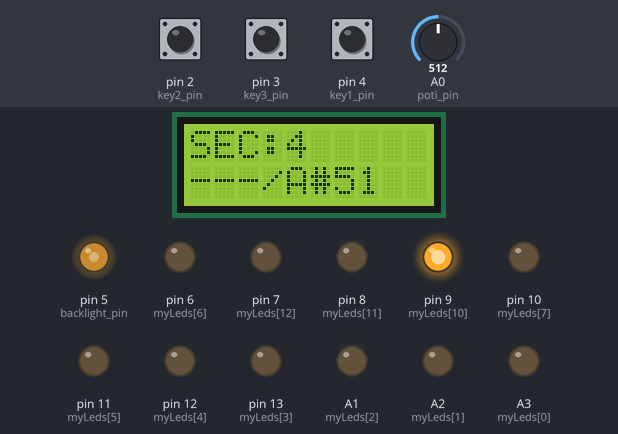
Recording of a sketch running on a simulated Arduino Uno, built with avr-gcc and run on an emulated ATmega328P. On the bench: 10×2 character LCD, output pins drawn as LEDs (lit = HIGH). Dashed ring = blinking. The test bench sets the inputs (shaded band); at power-on: pin 2 (key2_pin) HIGH, pin 4 (key1_pin) HIGH, A0 (poti_pin) = 512, pin 3 (key3_pin) HIGH. Pins used as bus, display or sensor lines are not drawn; what the sketch prints to the serial monitor is not drawn.

Above: at 4.39 s.
4.4 s: pin 2 (key2_pin) pulled LOW for 0.15 s
At 4.71 s:
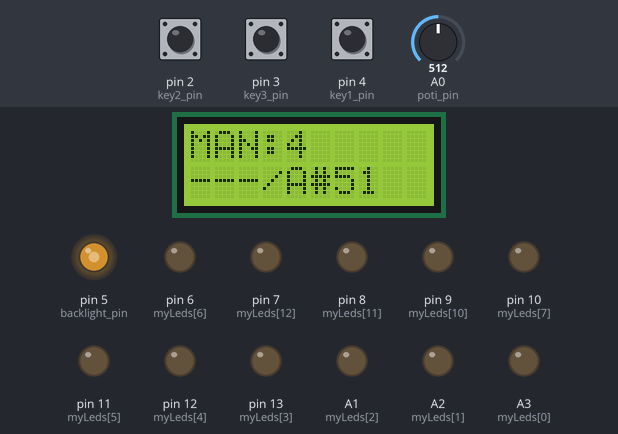
5.1 s: pin 4 (key1_pin) pulled LOW for 0.15 s
At 5.49 s:
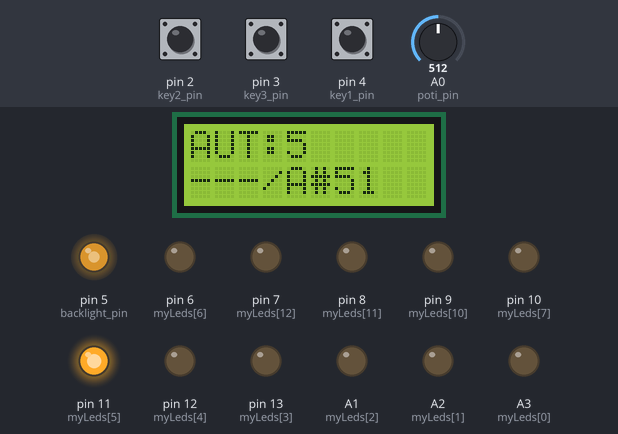
5.8 s: pin 4 (key1_pin) pulled LOW for 1 s
At 6.82 s:
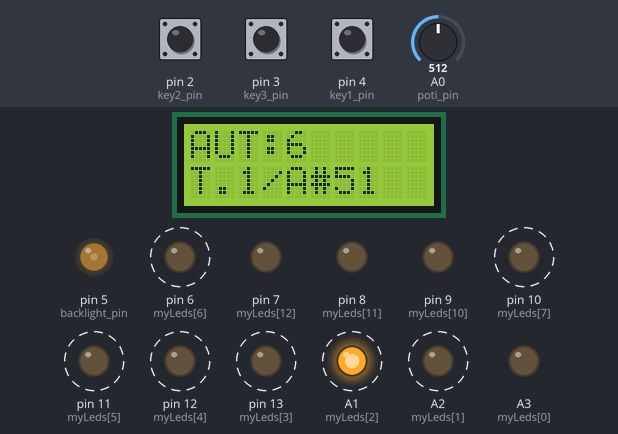
7.4 s: A0 (poti_pin) set to 90
At 8.15 s:
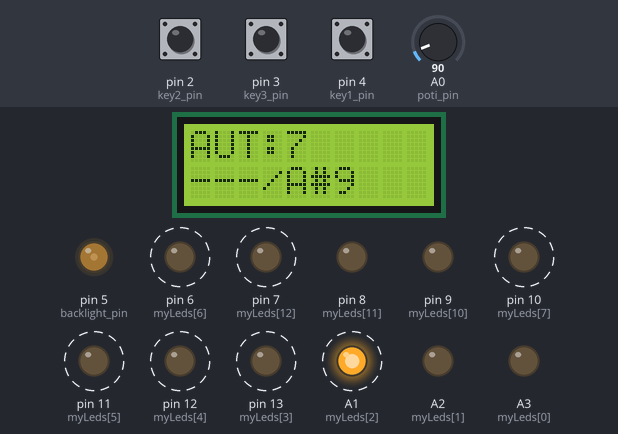
9.3 s: A0 (poti_pin) set to 110
At 9.83 s:
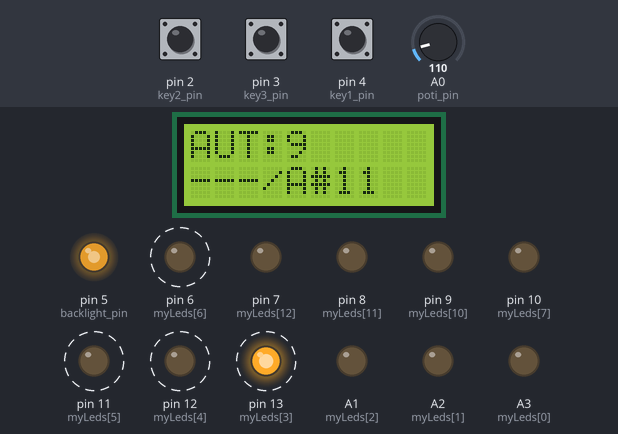
11.4 s: pin 2 (key2_pin) pulled LOW for 0.15 s
At 13.65 s:
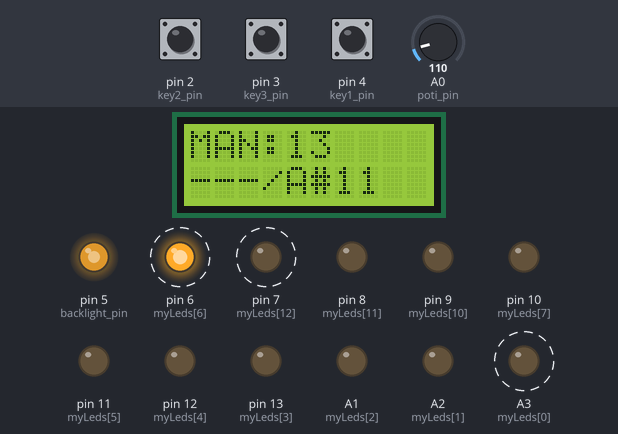
Timing chart, 0 to 25.5 s (numbered marks = the images above; inputs shaded):
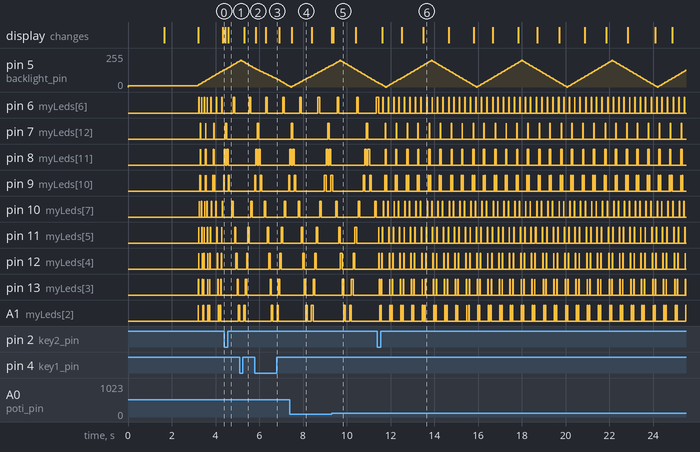

Measured:
- after the input at 4.4 s, A2 (myLeds[1]): stops changing and stays LOW; A3 (myLeds[0]): stays LOW (without the input it goes to HIGH after 0.26 s); the display: first changes after 0.06 s (image 1 shows a later state)
- after the input at 5.1 s, the display: changes after 0.21 s (image 2)
- after the input at 5.8 s, the display: first changes after 0.05 s (image 3 shows a later state)
- after the input at 11.4 s, the display: first changes after 0.22 s (image 6 shows a later state)
- by itself, pin 6 (myLeds[6]): alternates HIGH for 0.02 s and LOW for 0.23 s
- by itself, pin 7 (myLeds[12]): alternates HIGH for 0.02 s and LOW for 0.47 s
- by itself, pin 8 (myLeds[11]): repeats every 0.49 s: LOW 0.02 s, HIGH 0.02 s, LOW 0.43 s, HIGH 0.02 s

The sketch:

xr_duino_testboard4.ino
```cpp
/*
xr_duino Testboard für Arduino at Breadboard, der eigene Arduino
xrcontrol.de, noc0815@gmail.com /12-2013

Für ATMEGA 328P

Software zum testen des selbst gebrannten Arduino Bootloader

Hardware:

Leds an den AVR_Pins!(Pin Mapping beachten):
2,3,12-19,24-26

BS250 steuert an AVR!Pin 11 LCD-Backlight

Poti 10k an AVR!Pin 23

I2C LCD an AVR!PIN 27+28

FTDI Modul(RX/TX/DTR) an AVR!Pin 3,2,1

Die Software ist Public Domain(non profit)

*/


#include <Wire.h>
#include <LiquidCrystal_I2C.h>

unsigned long backlight_time;
unsigned long ledspeed_time;
unsigned long secflag_time;
unsigned long key_time;
int led_direction=1;
int aktledspeed=1;
int backlight_direction=1;
int backlight_value=10;
int aktled=0;
int myLeds[] = {A3,A2,A1,13,12,11,6,10,1,0,9,8,7};   //led pin nr. einlesen
int poti_value=0;
int ledmode=1;

#define backlight_pin 5
#define key1_pin 4
#define key2_pin 2
#define key3_pin 3
#define poti_pin A0

LiquidCrystal_I2C lcd(0x27);  // Set the LCD I2C address

//LiquidCrystal_I2C lcd(0x27, backlight_pin, POSITIVE);  // Set the LCD I2C address


void setup()
{
  Serial.begin(9600);
  // Switch on the backlight
  secflag_time=millis();
  backlight_time=millis();
  ledspeed_time=millis();
  key_time=millis();
  pinMode(key1_pin,INPUT_PULLUP);    //3 tasten auf eingang
  pinMode(key2_pin,INPUT_PULLUP);    //int. pullups ein
  pinMode(key3_pin,INPUT_PULLUP);

  for (int i=0; i <= 12; i++){      //alle led pins auf ausgang und ausschalten
      pinMode(myLeds[i],OUTPUT);
      digitalWrite(myLeds[i],LOW);
  }// for

  pinMode ( backlight_pin, OUTPUT );
  analogWrite ( backlight_pin, backlight_value );

  lcd.begin(10,2);               // initialize the lcd

  lcd.home ();                   // go home
  lcd.print("-XrDuino-");
  lcd.setCursor ( 0, 1 );        // go to the next line
  lcd.print ("XrControl");

  Serial.println("XrDuino Testboard");
  Serial.println("xrcontrol.de");
  Serial.println("noc0815@gmail.com");
  Serial.end();

  delay ( 1500 );
  lcd.clear();
  lcd.home();
  lcd.print("Serial:");
  lcd.setCursor(0,1);
  lcd.print("9600 baud");
  delay(1500);
  lcd.clear();
  lcd.home();
  lcd.print("SEC:");
}

void loop()
{
  if (millis()-ledspeed_time>aktledspeed){  //Zeitsteuerung Lauflicht
   checkleds();
  }
  if (millis()-secflag_time>1000){          //Sekundenzähler und com bedienen
    checktime();
  }
  if (millis()-backlight_time>50){          //LCD Backlight steuern
    checkbacklight();
  }
  if (millis()-key_time>100){               // Tasten und Poti abfragen
    checkkey();
  }
}//void loop

void checkkey(){

  if(digitalRead(key1_pin)==LOW){        // Taster 1 gedrückt?
    lcd.setCursor(0,1);
    lcd.print("T.1/A#");
    ledmode=1;
    lcd.home();
    lcd.print("AUT");
  }//if digitalread
  else if (digitalRead(key2_pin)==LOW){  // Taster 2 gedrückt?
    lcd.setCursor(0,1);
    lcd.print("T.2/A#");
    ledmode=0;
    lcd.home();
    lcd.print("MAN");
  }//else if
  else if (digitalRead(key3_pin)==LOW){  // Taster 3 gedrückt?
    lcd.setCursor(0,1);
    lcd.print("T.3/A#");
  }//else if
  else{
    lcd.setCursor(0,1);
    lcd.print("---/A#");                // Keine Taste betätigt
  }//else
  poti_value=analogRead(poti_pin)/10;   // Potiwert einlesen
  lcd.setCursor(6,1);
  lcd.print(poti_value);                // und auf LCD ausgeben
  lcd.print(" ");
  if(ledmode==0){
    aktledspeed=poti_value;
  }//if ledmode
}//void checkkey

void checkleds(){ //ledlauflicht auf/ab
  digitalWrite(myLeds[aktled],LOW);
  if(led_direction==1){
    aktled++;                //nächste Led aufwärts
    if(aktled>12){
      led_direction=0;
      aktled=11;
    }//if aktled
  } // if led_direction
  else{
    aktled--;                 //nächste Led abwärts
    if(aktled<0){
      led_direction=1;
      aktled=1;
      if(ledmode==1){      //nur im automode ledspeed ändern
        checkledspeed();
      }//if ledmode
    } //if aktled
  } //else
  digitalWrite(myLeds[aktled],HIGH);
  ledspeed_time=millis();
}//void checkleds

void checkledspeed(){          //Lauflicht Geschwindigkeit
  aktledspeed=aktledspeed+5;
  if (aktledspeed>80){
    aktledspeed=10;
  }//if aktledspeed

} //void checkledspeed

void checktime(){  //Ausgabe der abgelaufenen Sekunden

  lcd.setCursor (4,0);
  lcd.print(millis()/1000);
  Serial.begin(9600);         //Übertrage Sekunden und Potiwert auf com
  Serial.print("Sec.: ");
  Serial.print(millis()/1000);
  Serial.print(" / Poti: #");
  Serial.println(poti_value);
  Serial.end();
  secflag_time=millis();
}

void checkbacklight(){    //Auf- und Ab Dimmen des Backlights
  if (backlight_direction==1){
    backlight_value=backlight_value+5;    //aufdimmen
    if (backlight_value>200){
      backlight_direction=0;
      backlight_value=195;
    }//if backlight_value
  }//if backlight_direction
  else{
    backlight_value=backlight_value-5;    //abdimmen
    if(backlight_value<0){
      backlight_direction=1;
      backlight_value=5;
    }//if backlight_value
  }//else
  analogWrite(backlight_pin,backlight_value);
  backlight_time=millis();
} //void checkbacklight
```
